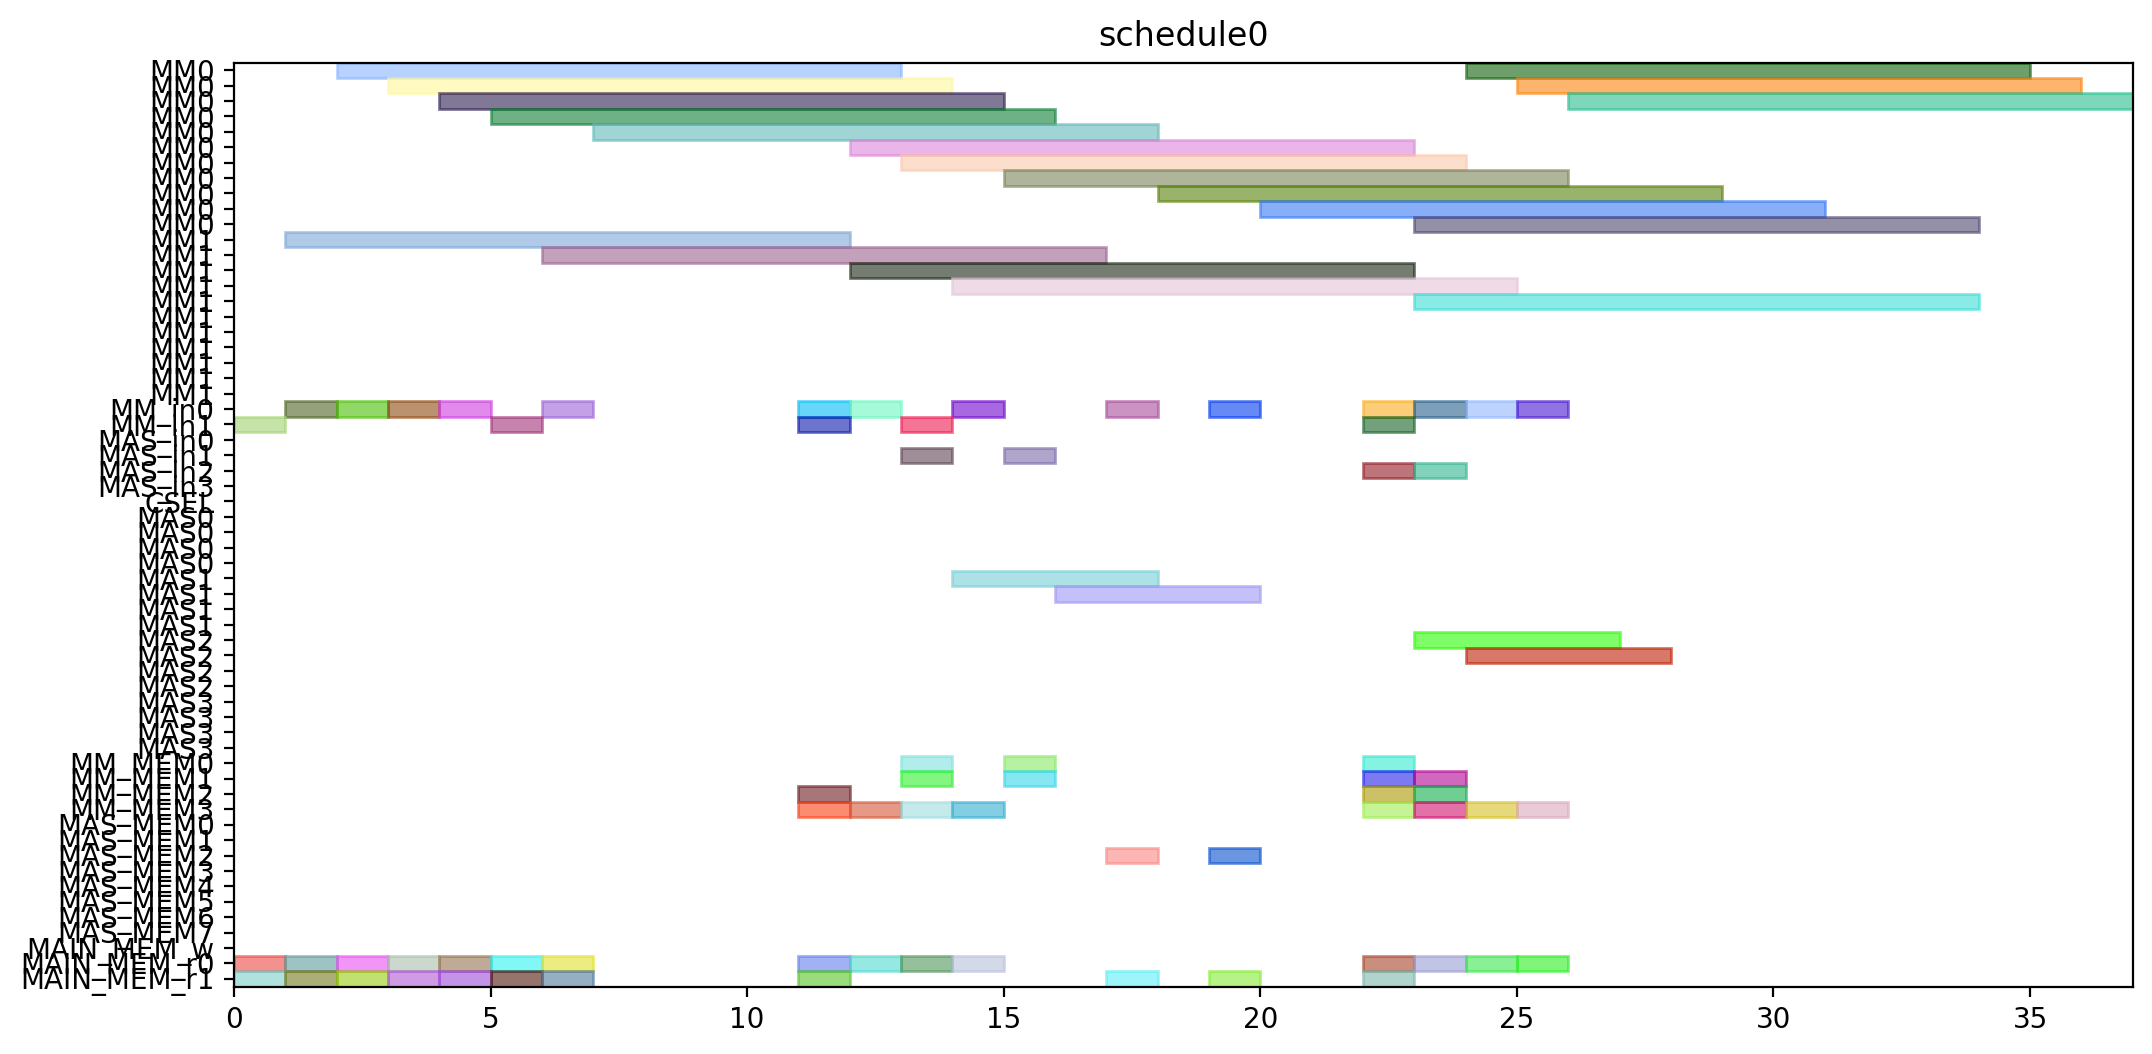

Here is the Python script that generated this plot:
from pyschedule import Scenario, solvers, plotters, alt


def solve():
	horizon = 120
	S = Scenario("schedule0", horizon=horizon)

	# resource
	MM = S.Resources('MM', num=2, size=11)
	MM_in = S.Resources('MM_in', num=2)
	MAS_in = S.Resources('MAS_in', num=4)
	CSEL = S.Resource('CSEL')
	MAS = S.Resources('MAS', num=4, size=4, periods=range(1, horizon))
	MM_MEM = S.Resources('MM_MEM', num=4)
	MAS_MEM = S.Resources('MAS_MEM', num=8)
	MAIN_MEM_w = S.Resource('MAIN_MEM_w', size=1)
	MAIN_MEM_r = S.Resources('MAIN_MEM_r', num=2)

	# result of previous scheduling

	# new tasks
	Z_exp2 = S.Task('Z_exp2', length=11, delay_cost=1)
	Z_exp2 += alt(MM)
	Z_exp2_in = S.Task('Z_exp2_in', length=1, delay_cost=1)
	Z_exp2_in += alt(MM_in)
	S += Z_exp2_in*MM_in[0]<=Z_exp2*MM[0]
	S += Z_exp2_in*MM_in[1]<=Z_exp2*MM[1]
	Z_exp2_mem0 = S.Task('Z_exp2_mem0', length=1, delay_cost=1)
	Z_exp2_mem0 += MAIN_MEM_r[0]
	S += Z_exp2_mem0 <= Z_exp2

	Z_exp2_mem1 = S.Task('Z_exp2_mem1', length=1, delay_cost=1)
	Z_exp2_mem1 += MAIN_MEM_r[1]
	S += Z_exp2_mem1 <= Z_exp2

	NX0 = S.Task('NX0', length=11, delay_cost=1)
	NX0 += alt(MM)
	NX0_in = S.Task('NX0_in', length=1, delay_cost=1)
	NX0_in += alt(MM_in)
	S += NX0_in*MM_in[0]<=NX0*MM[0]
	S += NX0_in*MM_in[1]<=NX0*MM[1]
	NX0_mem0 = S.Task('NX0_mem0', length=1, delay_cost=1)
	NX0_mem0 += MAIN_MEM_r[0]
	S += NX0_mem0 <= NX0

	NX0_mem1 = S.Task('NX0_mem1', length=1, delay_cost=1)
	NX0_mem1 += MAIN_MEM_r[1]
	S += NX0_mem1 <= NX0

	k0_10_Z1 = S.Task('k0_10_Z1', length=11, delay_cost=1)
	k0_10_Z1 += alt(MM)
	k0_10_Z1_in = S.Task('k0_10_Z1_in', length=1, delay_cost=1)
	k0_10_Z1_in += alt(MM_in)
	S += k0_10_Z1_in*MM_in[0]<=k0_10_Z1*MM[0]
	S += k0_10_Z1_in*MM_in[1]<=k0_10_Z1*MM[1]
	k0_10_Z1_mem0 = S.Task('k0_10_Z1_mem0', length=1, delay_cost=1)
	k0_10_Z1_mem0 += MAIN_MEM_r[0]
	S += k0_10_Z1_mem0 <= k0_10_Z1

	k0_10_Z1_mem1 = S.Task('k0_10_Z1_mem1', length=1, delay_cost=1)
	k0_10_Z1_mem1 += MAIN_MEM_r[1]
	S += k0_10_Z1_mem1 <= k0_10_Z1

	DX0 = S.Task('DX0', length=11, delay_cost=1)
	DX0 += alt(MM)
	DX0_in = S.Task('DX0_in', length=1, delay_cost=1)
	DX0_in += alt(MM_in)
	S += DX0_in*MM_in[0]<=DX0*MM[0]
	S += DX0_in*MM_in[1]<=DX0*MM[1]
	DX0_mem0 = S.Task('DX0_mem0', length=1, delay_cost=1)
	DX0_mem0 += MAIN_MEM_r[0]
	S += DX0_mem0 <= DX0

	DX0_mem1 = S.Task('DX0_mem1', length=1, delay_cost=1)
	DX0_mem1 += MAIN_MEM_r[1]
	S += DX0_mem1 <= DX0

	NY0 = S.Task('NY0', length=11, delay_cost=1)
	NY0 += alt(MM)
	NY0_in = S.Task('NY0_in', length=1, delay_cost=1)
	NY0_in += alt(MM_in)
	S += NY0_in*MM_in[0]<=NY0*MM[0]
	S += NY0_in*MM_in[1]<=NY0*MM[1]
	NY0_mem0 = S.Task('NY0_mem0', length=1, delay_cost=1)
	NY0_mem0 += MAIN_MEM_r[0]
	S += NY0_mem0 <= NY0

	NY0_mem1 = S.Task('NY0_mem1', length=1, delay_cost=1)
	NY0_mem1 += MAIN_MEM_r[1]
	S += NY0_mem1 <= NY0

	k2_14_Z1 = S.Task('k2_14_Z1', length=11, delay_cost=1)
	k2_14_Z1 += alt(MM)
	k2_14_Z1_in = S.Task('k2_14_Z1_in', length=1, delay_cost=1)
	k2_14_Z1_in += alt(MM_in)
	S += k2_14_Z1_in*MM_in[0]<=k2_14_Z1*MM[0]
	S += k2_14_Z1_in*MM_in[1]<=k2_14_Z1*MM[1]
	k2_14_Z1_mem0 = S.Task('k2_14_Z1_mem0', length=1, delay_cost=1)
	k2_14_Z1_mem0 += MAIN_MEM_r[0]
	S += k2_14_Z1_mem0 <= k2_14_Z1

	k2_14_Z1_mem1 = S.Task('k2_14_Z1_mem1', length=1, delay_cost=1)
	k2_14_Z1_mem1 += MAIN_MEM_r[1]
	S += k2_14_Z1_mem1 <= k2_14_Z1

	DY0 = S.Task('DY0', length=11, delay_cost=1)
	DY0 += alt(MM)
	DY0_in = S.Task('DY0_in', length=1, delay_cost=1)
	DY0_in += alt(MM_in)
	S += DY0_in*MM_in[0]<=DY0*MM[0]
	S += DY0_in*MM_in[1]<=DY0*MM[1]
	DY0_mem0 = S.Task('DY0_mem0', length=1, delay_cost=1)
	DY0_mem0 += MAIN_MEM_r[0]
	S += DY0_mem0 <= DY0

	DY0_mem1 = S.Task('DY0_mem1', length=1, delay_cost=1)
	DY0_mem1 += MAIN_MEM_r[1]
	S += DY0_mem1 <= DY0

	Z_exp3 = S.Task('Z_exp3', length=11, delay_cost=1)
	Z_exp3 += alt(MM)
	Z_exp3_in = S.Task('Z_exp3_in', length=1, delay_cost=1)
	Z_exp3_in += alt(MM_in)
	S += Z_exp3_in*MM_in[0]<=Z_exp3*MM[0]
	S += Z_exp3_in*MM_in[1]<=Z_exp3*MM[1]
	Z_exp3_mem0 = S.Task('Z_exp3_mem0', length=1, delay_cost=1)
	Z_exp3_mem0 += alt(MM_MEM)
	S += (Z_exp2*MM[0])-1 < Z_exp3_mem0*MM_MEM[0]
	S += (Z_exp2*MM[1])-1 < Z_exp3_mem0*MM_MEM[2]
	S += Z_exp3_mem0 <= Z_exp3

	Z_exp3_mem1 = S.Task('Z_exp3_mem1', length=1, delay_cost=1)
	Z_exp3_mem1 += MAIN_MEM_r[1]
	S += Z_exp3_mem1 <= Z_exp3

	NX1_ = S.Task('NX1_', length=4, delay_cost=1)
	NX1_ += alt(MAS)
	NX1__in = S.Task('NX1__in', length=1, delay_cost=1)
	NX1__in += alt(MAS_in)
	S += NX1__in*MAS_in[0]<=NX1_*MAS[0]

	S += NX1__in*MAS_in[1]<=NX1_*MAS[1]

	S += NX1__in*MAS_in[2]<=NX1_*MAS[2]

	S += NX1__in*MAS_in[3]<=NX1_*MAS[3]

	NX1__mem0 = S.Task('NX1__mem0', length=1, delay_cost=1)
	NX1__mem0 += alt(MM_MEM)
	S += (NX0*MM[0])-1 < NX1__mem0*MM_MEM[0]
	S += (NX0*MM[1])-1 < NX1__mem0*MM_MEM[2]
	S += NX1__mem0 <= NX1_

	NX1__mem1 = S.Task('NX1__mem1', length=1, delay_cost=1)
	NX1__mem1 += alt(MM_MEM)
	S += (k0_10_Z1*MM[0])-1 < NX1__mem1*MM_MEM[1]
	S += (k0_10_Z1*MM[1])-1 < NX1__mem1*MM_MEM[3]
	S += NX1__mem1 <= NX1_

	k0_9_Z2 = S.Task('k0_9_Z2', length=11, delay_cost=1)
	k0_9_Z2 += alt(MM)
	k0_9_Z2_in = S.Task('k0_9_Z2_in', length=1, delay_cost=1)
	k0_9_Z2_in += alt(MM_in)
	S += k0_9_Z2_in*MM_in[0]<=k0_9_Z2*MM[0]
	S += k0_9_Z2_in*MM_in[1]<=k0_9_Z2*MM[1]
	k0_9_Z2_mem0 = S.Task('k0_9_Z2_mem0', length=1, delay_cost=1)
	k0_9_Z2_mem0 += MAIN_MEM_r[0]
	S += k0_9_Z2_mem0 <= k0_9_Z2

	k0_9_Z2_mem1 = S.Task('k0_9_Z2_mem1', length=1, delay_cost=1)
	k0_9_Z2_mem1 += alt(MM_MEM)
	S += (Z_exp2*MM[0])-1 < k0_9_Z2_mem1*MM_MEM[1]
	S += (Z_exp2*MM[1])-1 < k0_9_Z2_mem1*MM_MEM[3]
	S += k0_9_Z2_mem1 <= k0_9_Z2

	k1_9_Z2 = S.Task('k1_9_Z2', length=11, delay_cost=1)
	k1_9_Z2 += alt(MM)
	k1_9_Z2_in = S.Task('k1_9_Z2_in', length=1, delay_cost=1)
	k1_9_Z2_in += alt(MM_in)
	S += k1_9_Z2_in*MM_in[0]<=k1_9_Z2*MM[0]
	S += k1_9_Z2_in*MM_in[1]<=k1_9_Z2*MM[1]
	k1_9_Z2_mem0 = S.Task('k1_9_Z2_mem0', length=1, delay_cost=1)
	k1_9_Z2_mem0 += MAIN_MEM_r[0]
	S += k1_9_Z2_mem0 <= k1_9_Z2

	k1_9_Z2_mem1 = S.Task('k1_9_Z2_mem1', length=1, delay_cost=1)
	k1_9_Z2_mem1 += alt(MM_MEM)
	S += (Z_exp2*MM[0])-1 < k1_9_Z2_mem1*MM_MEM[1]
	S += (Z_exp2*MM[1])-1 < k1_9_Z2_mem1*MM_MEM[3]
	S += k1_9_Z2_mem1 <= k1_9_Z2

	NY1_ = S.Task('NY1_', length=4, delay_cost=1)
	NY1_ += alt(MAS)
	NY1__in = S.Task('NY1__in', length=1, delay_cost=1)
	NY1__in += alt(MAS_in)
	S += NY1__in*MAS_in[0]<=NY1_*MAS[0]

	S += NY1__in*MAS_in[1]<=NY1_*MAS[1]

	S += NY1__in*MAS_in[2]<=NY1_*MAS[2]

	S += NY1__in*MAS_in[3]<=NY1_*MAS[3]

	NY1__mem0 = S.Task('NY1__mem0', length=1, delay_cost=1)
	NY1__mem0 += alt(MM_MEM)
	S += (NY0*MM[0])-1 < NY1__mem0*MM_MEM[0]
	S += (NY0*MM[1])-1 < NY1__mem0*MM_MEM[2]
	S += NY1__mem0 <= NY1_

	NY1__mem1 = S.Task('NY1__mem1', length=1, delay_cost=1)
	NY1__mem1 += alt(MM_MEM)
	S += (k2_14_Z1*MM[0])-1 < NY1__mem1*MM_MEM[1]
	S += (k2_14_Z1*MM[1])-1 < NY1__mem1*MM_MEM[3]
	S += NY1__mem1 <= NY1_

	k2_13_Z2 = S.Task('k2_13_Z2', length=11, delay_cost=1)
	k2_13_Z2 += alt(MM)
	k2_13_Z2_in = S.Task('k2_13_Z2_in', length=1, delay_cost=1)
	k2_13_Z2_in += alt(MM_in)
	S += k2_13_Z2_in*MM_in[0]<=k2_13_Z2*MM[0]
	S += k2_13_Z2_in*MM_in[1]<=k2_13_Z2*MM[1]
	k2_13_Z2_mem0 = S.Task('k2_13_Z2_mem0', length=1, delay_cost=1)
	k2_13_Z2_mem0 += MAIN_MEM_r[0]
	S += k2_13_Z2_mem0 <= k2_13_Z2

	k2_13_Z2_mem1 = S.Task('k2_13_Z2_mem1', length=1, delay_cost=1)
	k2_13_Z2_mem1 += alt(MM_MEM)
	S += (Z_exp2*MM[0])-1 < k2_13_Z2_mem1*MM_MEM[1]
	S += (Z_exp2*MM[1])-1 < k2_13_Z2_mem1*MM_MEM[3]
	S += k2_13_Z2_mem1 <= k2_13_Z2

	k3_14_Z2 = S.Task('k3_14_Z2', length=11, delay_cost=1)
	k3_14_Z2 += alt(MM)
	k3_14_Z2_in = S.Task('k3_14_Z2_in', length=1, delay_cost=1)
	k3_14_Z2_in += alt(MM_in)
	S += k3_14_Z2_in*MM_in[0]<=k3_14_Z2*MM[0]
	S += k3_14_Z2_in*MM_in[1]<=k3_14_Z2*MM[1]
	k3_14_Z2_mem0 = S.Task('k3_14_Z2_mem0', length=1, delay_cost=1)
	k3_14_Z2_mem0 += MAIN_MEM_r[0]
	S += k3_14_Z2_mem0 <= k3_14_Z2

	k3_14_Z2_mem1 = S.Task('k3_14_Z2_mem1', length=1, delay_cost=1)
	k3_14_Z2_mem1 += alt(MM_MEM)
	S += (Z_exp2*MM[0])-1 < k3_14_Z2_mem1*MM_MEM[1]
	S += (Z_exp2*MM[1])-1 < k3_14_Z2_mem1*MM_MEM[3]
	S += k3_14_Z2_mem1 <= k3_14_Z2

	Z_exp4 = S.Task('Z_exp4', length=11, delay_cost=1)
	Z_exp4 += alt(MM)
	Z_exp4_in = S.Task('Z_exp4_in', length=1, delay_cost=1)
	Z_exp4_in += alt(MM_in)
	S += Z_exp4_in*MM_in[0]<=Z_exp4*MM[0]
	S += Z_exp4_in*MM_in[1]<=Z_exp4*MM[1]
	Z_exp4_mem0 = S.Task('Z_exp4_mem0', length=1, delay_cost=1)
	Z_exp4_mem0 += alt(MM_MEM)
	S += (Z_exp3*MM[0])-1 < Z_exp4_mem0*MM_MEM[0]
	S += (Z_exp3*MM[1])-1 < Z_exp4_mem0*MM_MEM[2]
	S += Z_exp4_mem0 <= Z_exp4

	Z_exp4_mem1 = S.Task('Z_exp4_mem1', length=1, delay_cost=1)
	Z_exp4_mem1 += MAIN_MEM_r[1]
	S += Z_exp4_mem1 <= Z_exp4

	NX1 = S.Task('NX1', length=11, delay_cost=1)
	NX1 += alt(MM)
	NX1_in = S.Task('NX1_in', length=1, delay_cost=1)
	NX1_in += alt(MM_in)
	S += NX1_in*MM_in[0]<=NX1*MM[0]
	S += NX1_in*MM_in[1]<=NX1*MM[1]
	NX1_mem0 = S.Task('NX1_mem0', length=1, delay_cost=1)
	NX1_mem0 += alt(MAS_MEM)
	S += (NX1_*MAS[0])-1 < NX1_mem0*MAS_MEM[0]
	S += (NX1_*MAS[1])-1 < NX1_mem0*MAS_MEM[2]
	S += (NX1_*MAS[2])-1 < NX1_mem0*MAS_MEM[4]
	S += (NX1_*MAS[3])-1 < NX1_mem0*MAS_MEM[6]
	S += NX1_mem0 <= NX1

	NX1_mem1 = S.Task('NX1_mem1', length=1, delay_cost=1)
	NX1_mem1 += MAIN_MEM_r[1]
	S += NX1_mem1 <= NX1

	k0_8_Z3 = S.Task('k0_8_Z3', length=11, delay_cost=1)
	k0_8_Z3 += alt(MM)
	k0_8_Z3_in = S.Task('k0_8_Z3_in', length=1, delay_cost=1)
	k0_8_Z3_in += alt(MM_in)
	S += k0_8_Z3_in*MM_in[0]<=k0_8_Z3*MM[0]
	S += k0_8_Z3_in*MM_in[1]<=k0_8_Z3*MM[1]
	k0_8_Z3_mem0 = S.Task('k0_8_Z3_mem0', length=1, delay_cost=1)
	k0_8_Z3_mem0 += MAIN_MEM_r[0]
	S += k0_8_Z3_mem0 <= k0_8_Z3

	k0_8_Z3_mem1 = S.Task('k0_8_Z3_mem1', length=1, delay_cost=1)
	k0_8_Z3_mem1 += alt(MM_MEM)
	S += (Z_exp3*MM[0])-1 < k0_8_Z3_mem1*MM_MEM[1]
	S += (Z_exp3*MM[1])-1 < k0_8_Z3_mem1*MM_MEM[3]
	S += k0_8_Z3_mem1 <= k0_8_Z3

	DX1_ = S.Task('DX1_', length=4, delay_cost=1)
	DX1_ += alt(MAS)
	DX1__in = S.Task('DX1__in', length=1, delay_cost=1)
	DX1__in += alt(MAS_in)
	S += DX1__in*MAS_in[0]<=DX1_*MAS[0]

	S += DX1__in*MAS_in[1]<=DX1_*MAS[1]

	S += DX1__in*MAS_in[2]<=DX1_*MAS[2]

	S += DX1__in*MAS_in[3]<=DX1_*MAS[3]

	DX1__mem0 = S.Task('DX1__mem0', length=1, delay_cost=1)
	DX1__mem0 += alt(MM_MEM)
	S += (DX0*MM[0])-1 < DX1__mem0*MM_MEM[0]
	S += (DX0*MM[1])-1 < DX1__mem0*MM_MEM[2]
	S += DX1__mem0 <= DX1_

	DX1__mem1 = S.Task('DX1__mem1', length=1, delay_cost=1)
	DX1__mem1 += alt(MM_MEM)
	S += (k1_9_Z2*MM[0])-1 < DX1__mem1*MM_MEM[1]
	S += (k1_9_Z2*MM[1])-1 < DX1__mem1*MM_MEM[3]
	S += DX1__mem1 <= DX1_

	k1_8_Z3 = S.Task('k1_8_Z3', length=11, delay_cost=1)
	k1_8_Z3 += alt(MM)
	k1_8_Z3_in = S.Task('k1_8_Z3_in', length=1, delay_cost=1)
	k1_8_Z3_in += alt(MM_in)
	S += k1_8_Z3_in*MM_in[0]<=k1_8_Z3*MM[0]
	S += k1_8_Z3_in*MM_in[1]<=k1_8_Z3*MM[1]
	k1_8_Z3_mem0 = S.Task('k1_8_Z3_mem0', length=1, delay_cost=1)
	k1_8_Z3_mem0 += MAIN_MEM_r[0]
	S += k1_8_Z3_mem0 <= k1_8_Z3

	k1_8_Z3_mem1 = S.Task('k1_8_Z3_mem1', length=1, delay_cost=1)
	k1_8_Z3_mem1 += alt(MM_MEM)
	S += (Z_exp3*MM[0])-1 < k1_8_Z3_mem1*MM_MEM[1]
	S += (Z_exp3*MM[1])-1 < k1_8_Z3_mem1*MM_MEM[3]
	S += k1_8_Z3_mem1 <= k1_8_Z3

	NY1 = S.Task('NY1', length=11, delay_cost=1)
	NY1 += alt(MM)
	NY1_in = S.Task('NY1_in', length=1, delay_cost=1)
	NY1_in += alt(MM_in)
	S += NY1_in*MM_in[0]<=NY1*MM[0]
	S += NY1_in*MM_in[1]<=NY1*MM[1]
	NY1_mem0 = S.Task('NY1_mem0', length=1, delay_cost=1)
	NY1_mem0 += alt(MAS_MEM)
	S += (NY1_*MAS[0])-1 < NY1_mem0*MAS_MEM[0]
	S += (NY1_*MAS[1])-1 < NY1_mem0*MAS_MEM[2]
	S += (NY1_*MAS[2])-1 < NY1_mem0*MAS_MEM[4]
	S += (NY1_*MAS[3])-1 < NY1_mem0*MAS_MEM[6]
	S += NY1_mem0 <= NY1

	NY1_mem1 = S.Task('NY1_mem1', length=1, delay_cost=1)
	NY1_mem1 += MAIN_MEM_r[1]
	S += NY1_mem1 <= NY1

	k2_12_Z3 = S.Task('k2_12_Z3', length=11, delay_cost=1)
	k2_12_Z3 += alt(MM)
	k2_12_Z3_in = S.Task('k2_12_Z3_in', length=1, delay_cost=1)
	k2_12_Z3_in += alt(MM_in)
	S += k2_12_Z3_in*MM_in[0]<=k2_12_Z3*MM[0]
	S += k2_12_Z3_in*MM_in[1]<=k2_12_Z3*MM[1]
	k2_12_Z3_mem0 = S.Task('k2_12_Z3_mem0', length=1, delay_cost=1)
	k2_12_Z3_mem0 += MAIN_MEM_r[0]
	S += k2_12_Z3_mem0 <= k2_12_Z3

	k2_12_Z3_mem1 = S.Task('k2_12_Z3_mem1', length=1, delay_cost=1)
	k2_12_Z3_mem1 += alt(MM_MEM)
	S += (Z_exp3*MM[0])-1 < k2_12_Z3_mem1*MM_MEM[1]
	S += (Z_exp3*MM[1])-1 < k2_12_Z3_mem1*MM_MEM[3]
	S += k2_12_Z3_mem1 <= k2_12_Z3

	DY1_ = S.Task('DY1_', length=4, delay_cost=1)
	DY1_ += alt(MAS)
	DY1__in = S.Task('DY1__in', length=1, delay_cost=1)
	DY1__in += alt(MAS_in)
	S += DY1__in*MAS_in[0]<=DY1_*MAS[0]

	S += DY1__in*MAS_in[1]<=DY1_*MAS[1]

	S += DY1__in*MAS_in[2]<=DY1_*MAS[2]

	S += DY1__in*MAS_in[3]<=DY1_*MAS[3]

	DY1__mem0 = S.Task('DY1__mem0', length=1, delay_cost=1)
	DY1__mem0 += alt(MM_MEM)
	S += (DY0*MM[0])-1 < DY1__mem0*MM_MEM[0]
	S += (DY0*MM[1])-1 < DY1__mem0*MM_MEM[2]
	S += DY1__mem0 <= DY1_

	DY1__mem1 = S.Task('DY1__mem1', length=1, delay_cost=1)
	DY1__mem1 += alt(MM_MEM)
	S += (k3_14_Z2*MM[0])-1 < DY1__mem1*MM_MEM[1]
	S += (k3_14_Z2*MM[1])-1 < DY1__mem1*MM_MEM[3]
	S += DY1__mem1 <= DY1_

	k3_13_Z3 = S.Task('k3_13_Z3', length=11, delay_cost=1)
	k3_13_Z3 += alt(MM)
	k3_13_Z3_in = S.Task('k3_13_Z3_in', length=1, delay_cost=1)
	k3_13_Z3_in += alt(MM_in)
	S += k3_13_Z3_in*MM_in[0]<=k3_13_Z3*MM[0]
	S += k3_13_Z3_in*MM_in[1]<=k3_13_Z3*MM[1]
	k3_13_Z3_mem0 = S.Task('k3_13_Z3_mem0', length=1, delay_cost=1)
	k3_13_Z3_mem0 += MAIN_MEM_r[0]
	S += k3_13_Z3_mem0 <= k3_13_Z3

	k3_13_Z3_mem1 = S.Task('k3_13_Z3_mem1', length=1, delay_cost=1)
	k3_13_Z3_mem1 += alt(MM_MEM)
	S += (Z_exp3*MM[0])-1 < k3_13_Z3_mem1*MM_MEM[1]
	S += (Z_exp3*MM[1])-1 < k3_13_Z3_mem1*MM_MEM[3]
	S += k3_13_Z3_mem1 <= k3_13_Z3

	solvers.mip.solve(S,msg=1,kind='CPLEX',ratio_gap=1.01)

	solution = [['hoge']*len(S.solution()[1]) for i in range(len(S.solution()))]
	for i in range(len(S.solution())):
		for j in range(len(S.solution()[i])):
			solution[i][j]=str(S.solution()[i][j])
	print(solution)

	cycles = int(solution[-1][3])

	pic_file_name = "/mnt/rose/usr1/fukuda/ABE/multiRAM_multiMAS_16mux/scheduling_result/stage11MM2_stage4MAS4/ISOGENY/schedule0.png"
	if(S.solution() != []):
		plotters.matplotlib.plot(S,img_filename=pic_file_name, show_task_labels=False, fig_size=(cycles*0.25+3, 6))

	return solution
